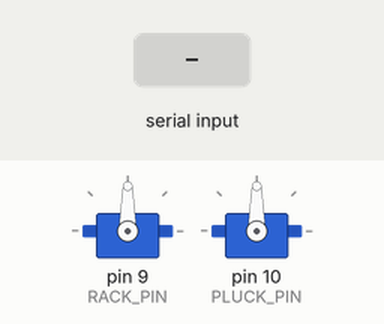
The sketch below on a simulated Arduino Uno, built with avr-gcc and run on an emulated ATmega328P. Parts: 2 × servo. Inputs (shaded band) come from the test bench.

Above: at 1.2 s.
1.3 s: "RACK_DOWN\n" received over Serial
At 2.4 s:
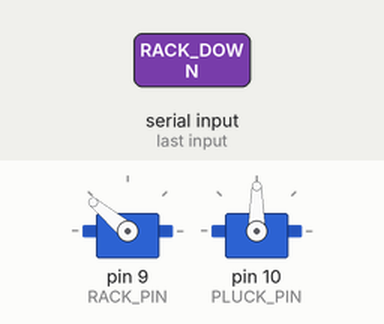
2.8 s: "PLUCK:\n" received over Serial
At 4.0 s:
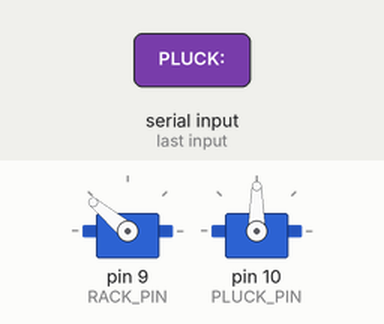
4.3 s: "PLUCK:90\n" received over Serial
At 5.3 s:
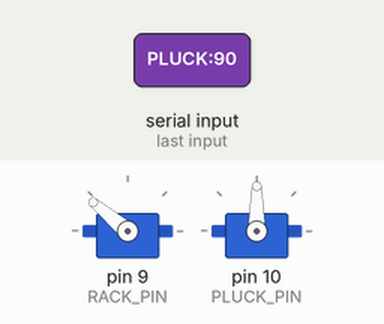
5.8 s: "RACK_UP\n" received over Serial
At 7.0 s:
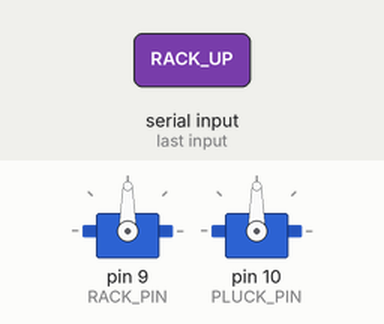
7.3 s: "PLUCK:,45\n" received over Serial
At 7.6 s:
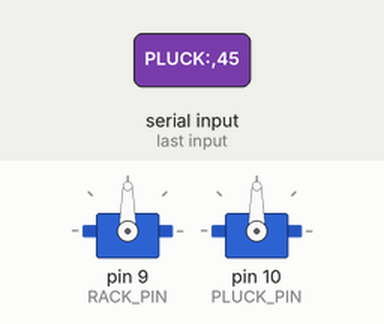
8.8 s: "PLUCK:90\n" received over Serial
At 9.9 s:
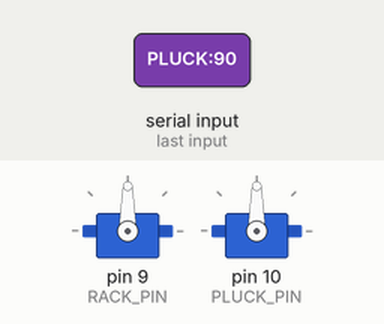
Timing chart, 0 to 11.3 s (numbered marks = the images above; inputs shaded):
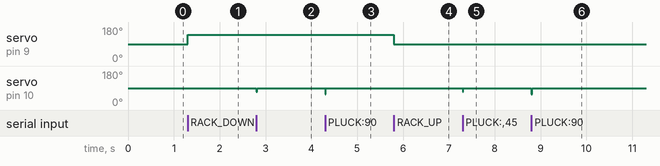

The sketch:

Bass.ino
```cpp
#include <Servo.h>

Servo rackServo;
Servo pluckServo;

#define RACK_PIN 9
#define PLUCK_PIN 10

int rackUp = 90;
int rackDown = 140;
int pluckRest = 90;

void setup() {

  Serial.begin(115200);

  rackServo.attach(RACK_PIN);
  pluckServo.attach(PLUCK_PIN);

  rackServo.write(rackUp);
  pluckServo.write(pluckRest);
}

void loop() {

  if(Serial.available()){

    String cmd = Serial.readStringUntil('\n');

    if(cmd == "RACK_DOWN"){
      rackServo.write(rackDown);
    }

    else if(cmd == "RACK_UP"){
      rackServo.write(rackUp);
    }

    else if(cmd.startsWith("PLUCK:")){

      int strength = cmd.substring(6).toInt();

      int strike = map(strength,0,255,70,30);

      pluckServo.write(strike);
      delay(15);
      pluckServo.write(pluckRest);
    }

    else if(cmd == "STOP"){

      rackServo.write(rackUp);
      pluckServo.write(pluckRest);
    }
  }
}
```

Measured:
- after the input at 1.3 s, servo on pin 9 (RACK_PIN): 90° → 140° at once
- after the input at 2.8 s, servo on pin 10 (PLUCK_PIN): 90° → 70° at once, → 90° 0.02 s later
- after the input at 4.3 s, servo on pin 10 (PLUCK_PIN): 90° → 56° at once, → 90° 0.02 s later
- after the input at 5.8 s, servo on pin 9 (RACK_PIN): 140° → 90° at once
- after the input at 7.3 s, servo on pin 10 (PLUCK_PIN): 90° → 70° at once, → 90° 0.02 s later
- after the input at 8.8 s, servo on pin 10 (PLUCK_PIN): 90° → 56° at once, → 90° 0.02 s later
